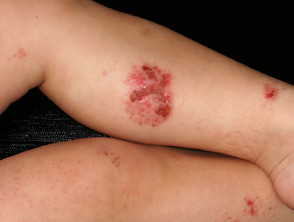
#> input picture Python OpenCV Basics/data/skincancer.jpg, 294 x 222 px
$ jupyter execute python-opencv-basic.ipynb   (shell and % lines are left out)   (older library calls are emulated)
#> lines starting #> are read from the running program, lines starting #| are printed output that depends on the picture; after the words box and inside, x2 and y2 are one past the last pixel; in counts of white or black regions, pixels touching at a corner belong together; long printed decimals are rounded
# OpenCV
- OpenCV is a Python library that allows you to perform image processing and computer vision tasks. It provides a wide range of features, including object detection, face recognition, and tracking.
- OpenCV is an open-source software library for computer vision and machine learning. The OpenCV full form is Open Source Computer Vision Library.
- OpenCV-Python is a library of Python bindings designed to solve computer vision problems.

## Computer vision
- Computer vision is a field of study in computer science and artificial intelligence that focuses on enabling computers to interpret and analyze visual data from the world around them. The goal of computer vision is to give computers the ability to understand images and videos in the same way that humans do.

- Computer vision algorithms use mathematical and statistical models to extract meaningful information from images and videos. This information can include things like object recognition, facial recognition, motion detection, and scene reconstruction. Some applications of computer vision include self-driving cars, medical imaging, security and surveillance, and augmented reality.

## How to Install OpenCV
Install using Anaconda
- conda install -c conda-forge opencv

For Windows

- pip install opencv-python

[cell 1]
#importing  modules
import cv2
import warnings
import numpy as np
import matplotlib.pyplot as plt


warnings.filterwarnings("ignore")

### load  with the function cv.imread and display it with the function imshow in a window

[cell 2]
plt.figure(figsize=(4,2))
# read image
imagedata = plt.imread("data/skincancer.jpg")
#> imagedata is the input picture: shape (222, 294, 3); mean R, G, B 163.2, 114, 89.1
plt.title('Skin Cancer Image')
plt.imshow(imagedata)
plt.show()

##  Image Properties
- To know the size of the image use the index position to get the height, width, and number of channels.

[cell 3]
print("Image Shape : {}".format(imagedata.shape))
#| Image Shape : (222, 294, 3)
print("Image Size is: Height : {}, Widht : {} and Channle : {} = {}"
      .format(imagedata.shape[0],imagedata.shape[1],imagedata.shape[2],imagedata.size))
#| Image Size is: Height : 222, Widht : 294 and Channle : 3 = 195804

### Create Function is useful for showing images and using function when we need to show images. Actually, it's necessary to create a function when we need the same type of code in different place.

[cell 4]
def skin_image_show(image_title, image):
    #Change in Image color use cvtColor
    # Using cv2.COLOR_BGR2RGB color space for convert BGR image to RGB
#> called with image_title = 'Skin Problem'
    imageVariable = cv2.cvtColor(image, cv2.COLOR_BGR2RGB)
    plt.imshow(imageVariable)
    plt.title(image_title)  #show the image title
    plt.grid(False)  # used to add grid lines when Value is True it show grid  line and when false it show orginal image
    plt.show()

[cell 5]
skin_image_show("Skin Problem", imagedata)

##  Create ImageMask

- An image mask is essentially a binary image with the same dimensions as the image to which it is applied. Each pixel in the mask is either 0 or 1, indicating whether the corresponding pixel in the original image should be modified or not. When the mask is applied to the original image, only the pixels with corresponding mask values of 1 are modified, while the pixels with corresponding mask values of 0 are left unchanged.

## Steps
### Create an image mask in OpenCV:

- Create a mask: Create a new numpy array of the same dimensions as the image, initialized to all zeros. This will be your mask. Then, set the pixels in the mask to 1 where you want to modify the image, and leave them as 0 where you want to leave the original image unchanged. You can use various OpenCV functions to create different types of masks, such as cv2.rectangle(), cv2.circle(), cv2.ellipse(), etc., or you can create masks manually using numpy operations.

- Apply the mask: Use the cv2.bitwise_and() function to apply the mask to the original image. This function performs a bitwise AND operation between each pixel in the image and the corresponding pixel in the mask, resulting in a new image with only the pixels that pass the mask.

[cell 6]
imagedata.shape[:3]
#> Out = (222, 294, 3)

[cell 7]
#Here to create mask use only Height and width value not working Channle
Image_mask = np.zeros(imagedata.shape[:2], dtype="uint8")

[cell 8]
Image_mask

[cell 9]
#Rectangle Shape use
cv2.rectangle(Image_mask,(0,45),(45,90),255,-1)
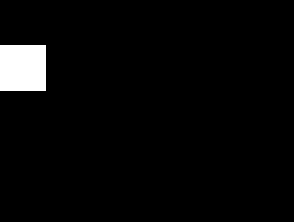
#> Image_mask: shape (222, 294); 3.2% white; 1 white region, box (x1, y1, x2, y2) and area: (0, 45, 46, 91) 2116

[cell 10]
skin_image_show("Rectangle Image Mask",Image_mask)

[cell 11]
argmumentImage = {"Image":"../input/skindataset/skincancer.jpg"}
#cv2.bitwise_and(), resulting in a new image with only the pixels inside the rectangle.
bit_mask = cv2.bitwise_and(imagedata, imagedata, mask = Image_mask)
skin_image_show("Rectangle  Image Mask",Image_mask)

[cell 12]
cv2.circle(Image_mask, (145, 150), 50, 200, -1)
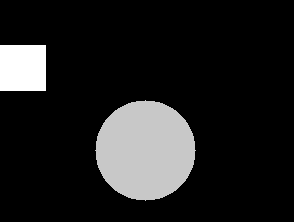
#> Image_mask: shape (222, 294); 12.02% of pixels changed, all inside (x1, y1, x2, y2) = (95, 100, 196, 201)
bit_mask = cv2.bitwise_and(imagedata, imagedata, mask = Image_mask)
skin_image_show("Circle  Image mask", Image_mask)

[cell 13]
argmumentImage = {"Image":"data/skincancer.jpg",
                 "scharr":0}#scharr needed for derivative gray image
imagedata = plt.imread(argmumentImage["Image"])
bit_mask = cv2.bitwise_and(imagedata, imagedata, mask = Image_mask)
skin_image_show("Bit_Mask Changed",Image_mask)

### Image reshape
it is necessary to transform the loaded image. In the image processing, we need to resize the image to perform the particular operation

[cell 14]
#Normalizing the pixel values by dividing by 255 scales
imagedata/255

[cell 15]
customValueH = 120.0/imagedata.shape[0]#Here 120 is just a magic value. for next use gradient descent to calculate magic value
#> customValueH = 0.541

[cell 16]
customValueW = 120.0/imagedata.shape[1]
#> customValueW = 0.408

[cell 17]
print("Custom Image Width",customValueW)
#| Custom Image Width 0.4082
print("Custom Image Height",customValueH)
#| Custom Image Height 0.5405

[cell 18]
imagedata.shape[0]
#> Out = 222

[cell 19]
imageDimention = (120, int(imagedata.shape[0]*customValueW))
#> imageDimention = (120, 90)
#The dimensions of an image refer to its width and height in pixels

[cell 20]
imageDimention
#> Out = (120, 90)

#### The cv2.resize() function takes three arguments: the original image, the desired output size, and an interpolation method.
 ##### interpolation methods :

- cv2.INTER_NEAREST: Nearest-neighbor interpolation
- cv2.INTER_LINEAR: Bilinear interpolation (default)
- cv2.INTER_CUBIC: Bicubic interpolation (slow)
- cv2.INTER_AREA: Resampling using pixel area relation
- cv2.INTER_LANCZOS4: Lanczos interpolation (slowest)

[cell 21]
newImage = cv2.resize(imagedata, imageDimention, interpolation = cv2.INTER_AREA)
skin_image_show("Resized Image", newImage)

[cell 22]
newImage.shape
#> Out = (90, 120, 3)

# Rotation Image


[cell 23]
# unpack imageData
(ImageH, ImageW) = imagedata.shape[:2]
#> ImageH = 222; ImageW = 294

[cell 24]
print("Image Height :",ImageH)
#| Image Height : 222
print("Image Width :",ImageW)
#| Image Width : 294

[cell 25]
centerX, centerY = (ImageH//2, ImageW//2)

- The cv2.getRotationMatrix2D() function takes three main arguments: the rotation point (center of rotation), the rotation angle, and the scale factor. The rotation point is a tuple of two values (x, y) that specifies the center of rotation, and the rotation angle is the angle (in degrees) by which you want to rotate the image. The scale factor is an optional argument that specifies the scaling factor to be applied.
- The cv2.warpAffine() function takes three main arguments: the input image, the transformation matrix, and the output image size. The transformation matrix is a 2x3 matrix that defines the affine transformation to be applied, and can be generated using functions such as cv2.getRotationMatrix2D() and cv2.getAffineTransform(). The output image size is the size of the destination image.

[cell 26]
imageRotate = cv2.getRotationMatrix2D((centerX,centerY), 45, 1)

[cell 27]
rotateNow = cv2.warpAffine(imagedata, imageRotate, (ImageW, ImageH))
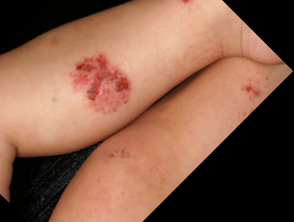
#> rotateNow: shape (222, 294, 3); mean R, G, B 133.2, 92.4, 71.8

[cell 28]
rotateNow

[cell 29]
imageRotate = cv2.getRotationMatrix2D((centerX, centerY), 45, 1.0)
rotateNow = cv2.warpAffine(imagedata, imageRotate, (ImageH, ImageW))
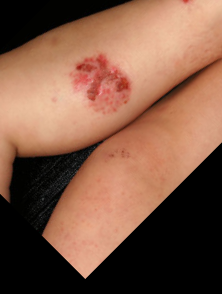
#> rotateNow: shape (294, 222, 3); mean R, G, B 128.1, 89.1, 69.4
skin_image_show("Rotated Image", rotateNow)

[cell 30]
imageRotate = cv2.getRotationMatrix2D((centerX, centerY), 90, 1.0)
rotateNow = cv2.warpAffine(imagedata, imageRotate, (ImageH, ImageW))
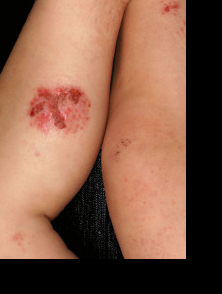
#> rotateNow: shape (294, 222, 3); mean R, G, B 133.1, 92.5, 72.4
skin_image_show("Rotated Image", rotateNow)

# Sobel operation
- Convert the image to grayscale
- Define the Sobel kernels
- Edge Detection

[cell 31]
#step 1:
grayImage =cv2.cvtColor(imagedata, cv2.COLOR_RGB2GRAY)
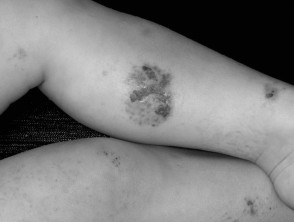
#> grayImage: shape (222, 294); min 0, max 207, mean 125.9

[cell 32]
grayImage.shape

[cell 33]
kernelGen = -1 if argmumentImage["scharr"] > 0 else 3

[cell 34]
gradienImageDataX = cv2.Sobel(grayImage, ddepth = cv2.CV_32F, dx = 1, dy = 0, ksize = kernelGen)
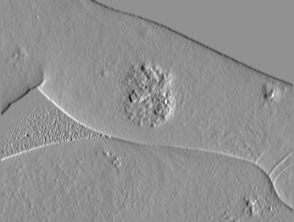
#> gradienImageDataX: shape (222, 294) float32; min -292, max 220, mean -0.7; drawn with min black and max white
gradienImageDataY = cv2.Sobel(grayImage, ddepth = cv2.CV_32F, dx = 0, dy = 1, ksize = kernelGen)
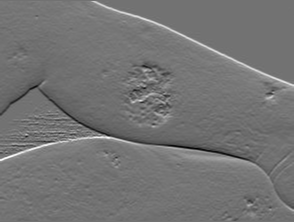
#> gradienImageDataY: shape (222, 294) float32; min -315, max 386, mean 4.1; drawn with min black and max white
skin_image_show("Gradient Image for X", gradienImageDataX)
#> in skin_image_show (call 9), `plt.show()`:
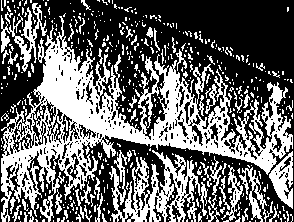
#> shown: shape (222, 294, 3) float32; values 0 (black) and 1 (white), 40.4% white; 482 white regions (418 under 20 px), largest, box (x1, y1, x2, y2) and area: (1, 16, 293, 222) 16141, (109, 150, 201, 222) 2944, (1, 3, 47, 72) 900

[cell 35]
skin_image_show("Gradient Image for Y", gradienImageDataY)
#> in skin_image_show (call 10), `plt.show()`:
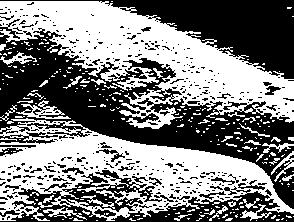
#> shown: shape (222, 294, 3) float32; values 0 (black) and 1 (white), 49.9% white; 281 white regions (241 under 20 px), largest, box (x1, y1, x2, y2) and area: (0, 1, 294, 129) 15659, (0, 118, 294, 221) 13493, (16, 100, 71, 119) 364
